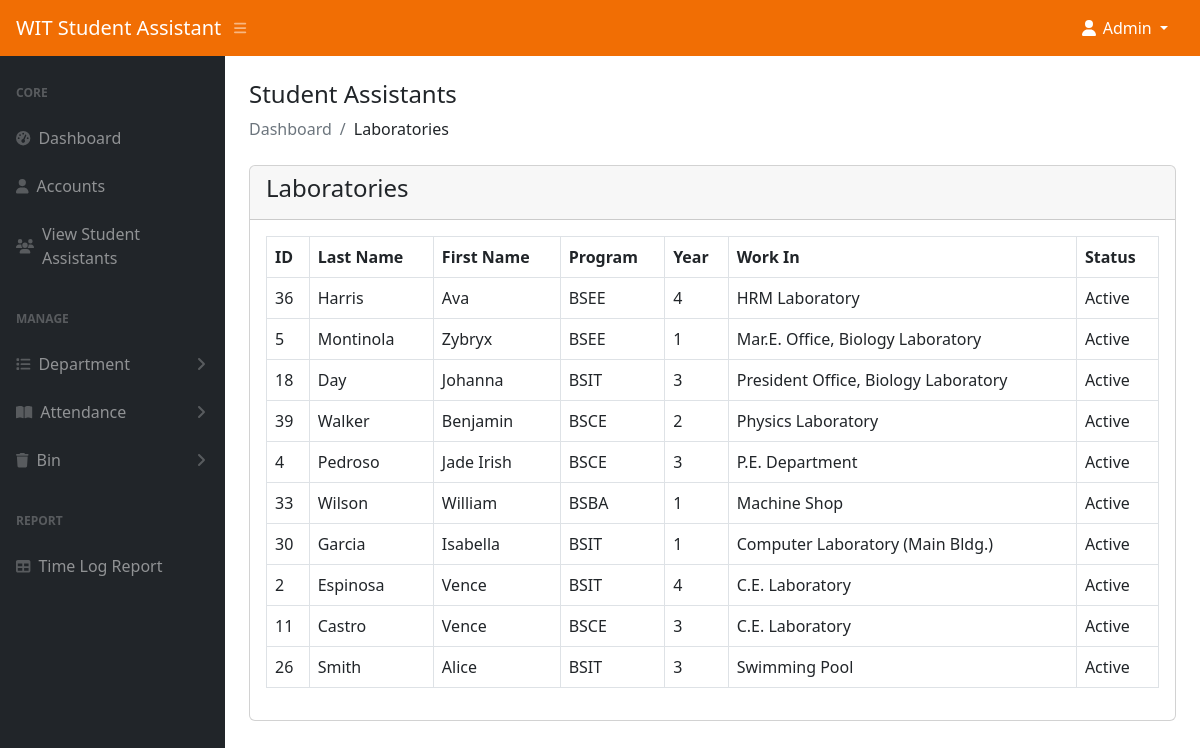
Page /admin/laboratories.php (signed in) on the earlier database version.
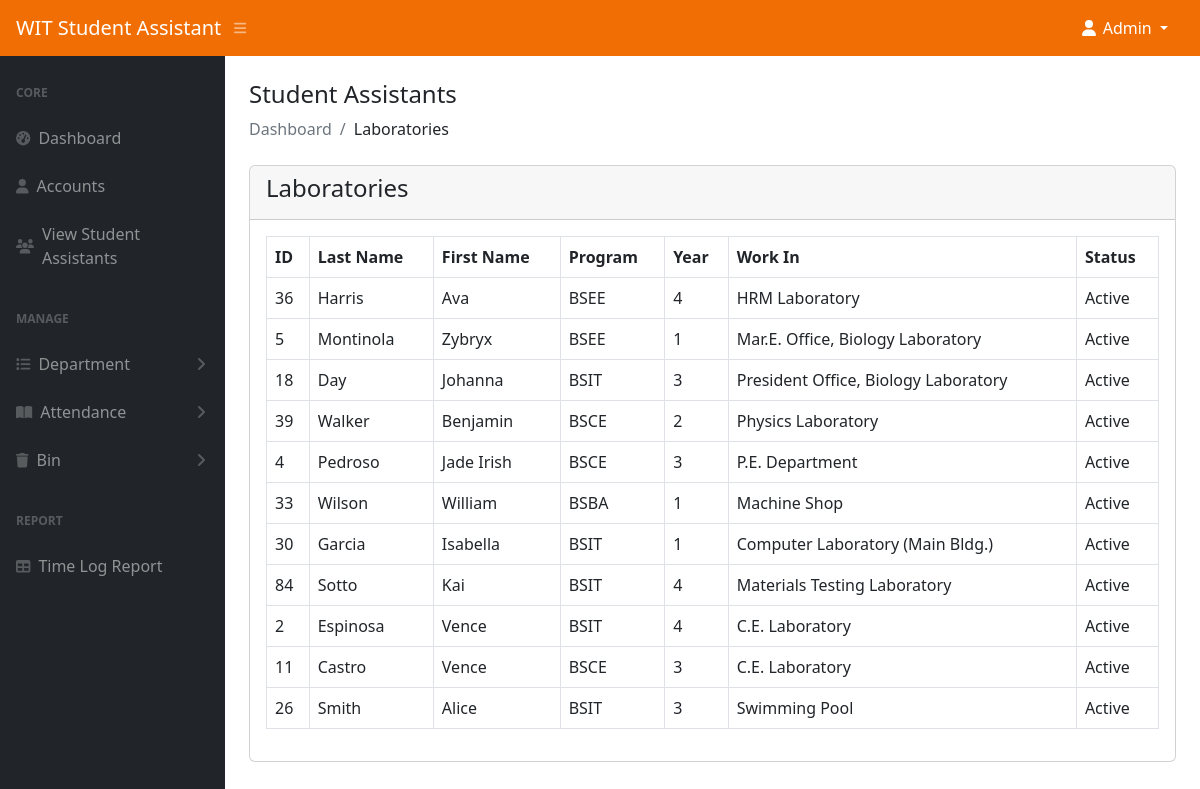
Same page on the later database version.
### tables this page shows
CREATE TABLE `student_assistant` (
  `id` int(11) NOT NULL,
  `last_name` varchar(50) NOT NULL,
  `first_name` varchar(50) NOT NULL,
  `program` varchar(100) NOT NULL,
  `year` int(11) NOT NULL,
  `work` varchar(255) NOT NULL,
  `fingerprint_image` longblob DEFAULT NULL,
  `image` text DEFAULT NULL,
  `status` tinyint(1) NOT NULL DEFAULT 0 COMMENT '0-visible,1=hidden,2=deleted',
  `age` int(11) NOT NULL,
  `sex` varchar(100) NOT NULL,
  `civil_status` varchar(100) NOT NULL,
  `date_of_birth` varchar(100) NOT NULL,
  `city_address` text NOT NULL,
  `contact_no1` varchar(15) NOT NULL,
  `contact_no2` varchar(15) NOT NULL,
  `contact_no3` varchar(15) NOT NULL,
  `province_address` text NOT NULL,
  `guardian` varchar(100) NOT NULL,
  `honor_award` text NOT NULL,
  `past_scholar` varchar(100) NOT NULL,
  `present_scholar` varchar(999) NOT NULL,
  `work_experience` text NOT NULL,
  `special_talent` text NOT NULL,
  `out_name1` varchar(100) DEFAULT NULL,
  `comp_add1` varchar(255) DEFAULT NULL,
  `cn1` varchar(20) DEFAULT NULL,
  `out_name2` varchar(100) DEFAULT NULL,
  `comp_add2` varchar(255) DEFAULT NULL,
  `cn2` varchar(20) DEFAULT NULL,
  `out_name3` varchar(100) DEFAULT NULL,
  `comp_add3` varchar(255) DEFAULT NULL,
  `cn3` varchar(20) DEFAULT NULL,
  `from_wit1` varchar(100) DEFAULT NULL,
  `comp_add4` varchar(255) DEFAULT NULL,
  `cn4` varchar(20) DEFAULT NULL,
  `from_wit2` varchar(100) DEFAULT NULL,
  `comp_add5` varchar(255) DEFAULT NULL,
  `cn5` varchar(20) DEFAULT NULL,
  `from_wit3` varchar(100) DEFAULT NULL,
  `comp_add6` varchar(255) DEFAULT NULL,
  `cn6` varchar(20) DEFAULT NULL,
  `fathers_name` varchar(100) DEFAULT NULL,
  `fathers_occ` varchar(100) DEFAULT NULL,
  `fathers_income` decimal(10,2) DEFAULT NULL,
  `mothers_name` varchar(100) DEFAULT NULL,
  `mothers_occ` varchar(100) DEFAULT NULL,
  `mothers_income` decimal(10,2) DEFAULT NULL,
  `siblings` text DEFAULT NULL
);

### admin/laboratories.php (the view, shortened to what this page needs)
<?php
include('authentication.php');
include('includes/header.php');
?>
<div class="container-fluid px-4">
    <h4 class="mt-4">Student Assistants</h4>
    <ol class="breadcrumb mb-4">
        <li class="breadcrumb-item active">Dashboard</li>
        <li class="breadcrumb-item">Laboratories</li>
    </ol>
    <div class="row">
        <div class="col-md-12">
            <div class="card">
                <div class="card-header">
                    <h4>Laboratories</h4>
                </div>
                <div class="card-body">
                    <table id="myTable"class="table table-bordered">
                        <thead>
                            <tr>
                                <th>ID</th>
                                <th>Last Name</th>
                                <th>First Name</th>
                                <th>Program</th>
                                <th>Year</th>
                                <th>Work In</th>
                                <th>Status</th>
                            </tr>
                        </thead>
                        <tbody>
                            <?php
                            $query = "
                           SELECT sa.*, w.work_name
                           FROM student_assistant sa
                           JOIN work w
                           ON sa.work LIKE CONCAT('%', w.work_name, '%')
                           WHERE w.type = 'Laboratory';
                       ";
                            $query_run = mysqli_query($con, $query);
                            if (mysqli_num_rows($query_run) > 0) {
                                foreach ($query_run as $row) {
                            ?>
                                    <tr>
                                        <td><?= $row['id']; ?></td>
                                        <td><?= $row['last_name']; ?></td>
                                        <td><?= $row['first_name']; ?></td>
                                        <td><?= $row['program']; ?></td>
                                        <td><?= $row['year']; ?></td>
                                        <td><?= $row['work']; ?></td>
                                        <td>Active</td>
                                    <?php
                                }
                            } else {
                                    ?>
                                    <tr>
                                        <td colspan="6">No Record Found</td>
                                    </tr>
                                <?php
                            }
                                ?>
                        </tbody>
                    </table>
                </div>
            </div>
        </div>
    </div>
</div>
<?php
include('includes/scripts.php');
?>

### admin/includes/header.php (shortened to what this page needs)
<!DOCTYPE html>
<html lang="en">
<head>
    <link href="css/styles.css" rel="stylesheet" />
    <link rel="stylesheet" href="https://cdn.datatables.net/1.13.4/css/dataTables.bootstrap5.min.css" />
</head>
<body class="sb-nav-fixed">
    <?php include('includes/navbar-top.php'); ?>
    <div id="layoutSidenav">
        <?php include('includes/sidebar.php'); ?>
        <div id="layoutSidenav_content">
            <main>

### admin/includes/navbar-top.php (shortened to what this page needs)
<nav style="background-color: #F16E04;" class="sb-topnav navbar navbar-expand navbar-dark">
    <a class="navbar-brand ps-3" href="index.php">WIT Student Assistant</a>
    <button class="btn btn-link btn-sm order-1 order-lg-0 me-4 me-lg-0" id="sidebarToggle" href="#!"><i class="fas fa-bars"></i></button>
    <ul class="navbar-nav ms-auto ms-md-0 me-3 me-lg-4">
        <li class="nav-item dropdown">
            <a class="nav-link dropdown-toggle text-white" href="#" id="userDropdown" role="button" data-bs-toggle="dropdown" aria-expanded="false">
                <i class="fas fa-user fa-fw"></i> Admin
            </a>
        </li>
    </ul>
</nav>

### admin/includes/sidebar.php (shortened to what this page needs)
<div id="layoutSidenav_nav">
    <nav class="sb-sidenav accordion sb-sidenav-dark" id="sidenavAccordion">
        <div class="sb-sidenav-menu">
            <div class="nav">
                <div class="sb-sidenav-menu-heading">Core</div>
                <a class="nav-link" href="index.php">
                    <div class="sb-nav-link-icon"><i class="fas fa-tachometer-alt"></i></div>
                    Dashboard
                </a>
                <a class="nav-link" href="accounts.php">
                    <div class="sb-nav-link-icon"><i class="fas fa-user"></i></div>
                    Accounts
                </a>
                <a class="nav-link" href="view-register.php">
                    <div class="sb-nav-link-icon"><i class="fas fa-users"></i></div>
                    View Student Assistants
                </a>
                <div class="sb-sidenav-menu-heading">Manage</div>
                <a class="nav-link collapsed" href="#" data-bs-toggle="collapse" data-bs-target="#collapseLayouts" aria-expanded="false" aria-controls="collapseLayouts">
                    <div class="sb-nav-link-icon"><i class="fas fa-list"></i></div>
                    Department
                    <div class="sb-sidenav-collapse-arrow"><i class="fas fa-angle-down"></i></div>
                </a>
                <a class="nav-link collapsed" href="#" data-bs-toggle="collapse" data-bs-target="#collapsePages" aria-expanded="false" aria-controls="collapsePages">
                    <div class="sb-nav-link-icon"><i class="fas fa-book-open"></i></div>
                    Attendance
                    <div class="sb-sidenav-collapse-arrow"><i class="fas fa-angle-down"></i></div>
                </a>
                <a class="nav-link collapsed" href="#" data-bs-toggle="collapse" data-bs-target="#collapseBins" aria-expanded="false" aria-controls="collapseBins">
                    <div class="sb-nav-link-icon"><i class="fas fa-trash"></i></div>
                    Bin
                    <div class="sb-sidenav-collapse-arrow"><i class="fas fa-angle-down"></i></div>
                </a>
                <div class="sb-sidenav-menu-heading">Report</div>
                <a class="nav-link" href="report.php">
                    <div class="sb-nav-link-icon"><i class="fas fa-table"></i></div>
                    Time Log Report
                </a>
            </div>
        </div>
    </nav>
</div>

### admin/includes/scripts.php (shortened to what this page needs)
<!DOCTYPE html>
<html>
        <body>
                <link rel="stylesheet" type="text/css" href="https://cdn.datatables.net/1.11.5/css/dataTables.bootstrap5.min.css">
        </body>
</html>

Differences in the rows shown:
added student_assistant: id "84", last_name "Sotto", first_name "Kai", program "BSIT", year "4", work "Materials Testing Laboratory"
